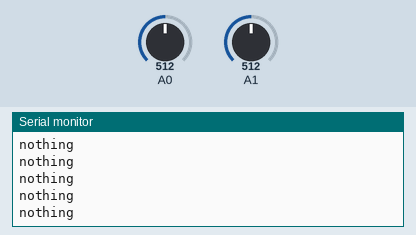
Simulated run of this sketch. Board: Arduino Uno, built with avr-gcc and run on an emulated ATmega328P. Parts: the last lines printed to the serial monitor. The test bench sets the inputs (shaded band); at power-on: A0 = 512, A1 = 512.

Above: at 1.2 s.
1.3 s: A0 set to 402
2.8 s: A0 set to 378
At 3.14 s:
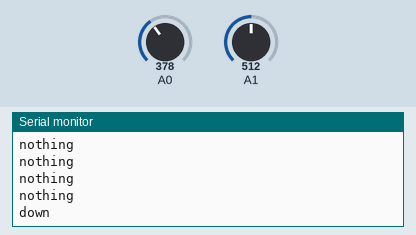
4.8 s: A1 set to 186
At 4.94 s:
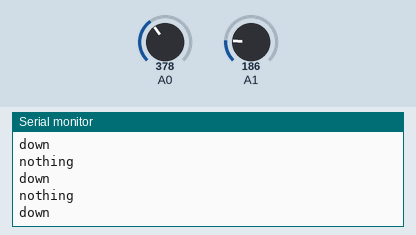
6.3 s: A1 set to 153
At 6.59 s:
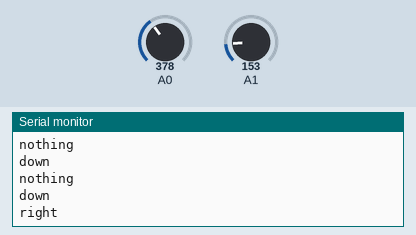

The sketch:

sketch_oct18a.ino
```cpp
void setup(){Serial.begin(9600);}
void loop(){
  int y = 0;
  int joystickyaxispin = analogRead(A0);
  int joystickxaxispin = analogRead(A1);
  int mappedxaxis = map(joystickxaxispin + 18,0,1023,-6,5);
  int mappedyaxis = map(joystickyaxispin + 18,0,1023,-5,5);
  if(mappedxaxis == -5 || mappedxaxis == -6){
    Serial.println("right");
    delay(150);
  }
  else if(mappedxaxis == 5){
    Serial.println("left");
    delay(150);
  }
  else if(mappedyaxis == -1 || mappedyaxis == 0 || mappedyaxis == -2 || mappedyaxis == -4){
    Serial.println("nothing");
    delay(150);
  }
  else if(mappedyaxis == -5){
    Serial.println("up");
    delay(150);
  }
  if(mappedyaxis==-2 || mappedyaxis==-3){
    Serial.println("down");
    delay(150);
  }
}
```

Measured:
- the behaviour switches between 392 and 391 on A0 (found by bisection; images 0 and 1)
- the behaviour switches between 168 and 167 on A1 (found by bisection; images 2 and 3)
- after the input at 2.8 s, the serial monitor: prints a new line after 0.21 s (image 1)
- after the input at 6.3 s, the serial monitor: prints a new line after 0.16 s (image 3)
